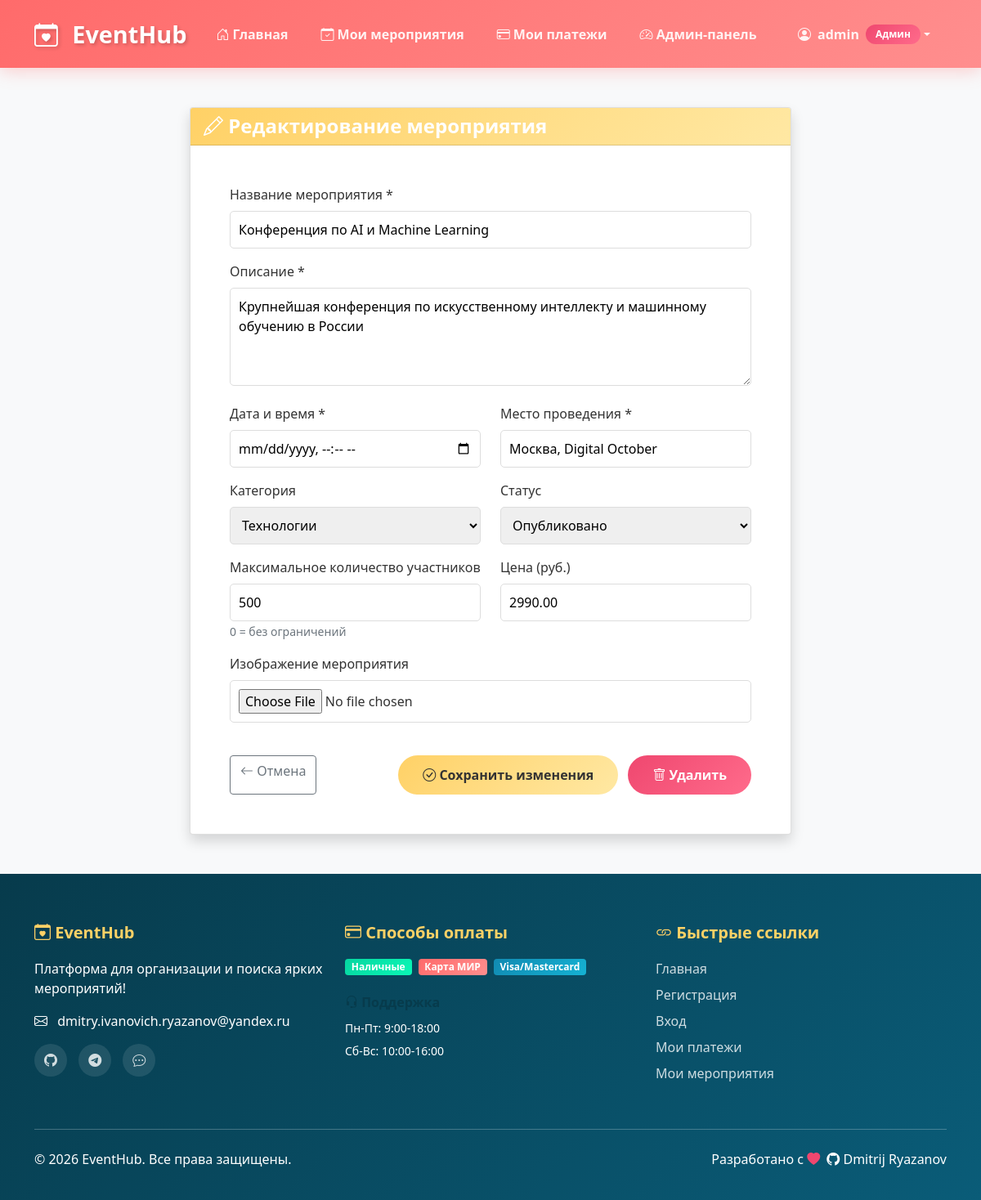
/events/1/edit/ (signed in), run on the app's committed database.
### users/models.py (models this page shows)
class User(AbstractUser):
    ROLE_CHOICES = [
        ('user', 'Обычный пользователь'),
        ('organizer', 'Организатор'),
        ('admin', 'Администратор'),
    ]
    role = models.CharField(
        max_length=20,
        choices=ROLE_CHOICES,
        default='user',
        verbose_name='Роль'
    )
    phone = models.CharField(max_length=20, blank=True, verbose_name='Телефон')
    bio = models.TextField(blank=True, verbose_name='Биография')
    def is_admin(self):
        return self.role == 'admin' or self.is_superuser
    def is_organizer(self):
        return self.role == 'organizer'
    class Meta:
        verbose_name = 'Пользователь'
        verbose_name_plural = 'Пользователи'

### events/models.py (models this page shows, shortened)
class Event(models.Model):
    STATUS_CHOICES = [
        ('draft', 'Черновик'),
        ('published', 'Опубликовано'),
        ('cancelled', 'Отменено'),
    ]
    title = models.CharField(max_length=200, verbose_name='Название')
    description = models.TextField(verbose_name='Описание')
    date = models.DateTimeField(verbose_name='Дата и время')
    location = models.CharField(max_length=200, verbose_name='Место')
    category = models.ForeignKey(Category, on_delete=models.SET_NULL, null=True, verbose_name='Категория')
    image = models.ImageField(upload_to='events/', blank=True, null=True, verbose_name='Изображение')
    max_participants = models.IntegerField(default=0, verbose_name='Макс. участников')
    price = models.DecimalField(max_digits=10, decimal_places=2, default=0, verbose_name='Цена')
    creator = models.ForeignKey(settings.AUTH_USER_MODEL, on_delete=models.CASCADE, verbose_name='Создатель')
    status = models.CharField(max_length=20, choices=STATUS_CHOICES, default='draft', verbose_name='Статус')
    created_at = models.DateTimeField(auto_now_add=True, verbose_name='Создано')
    updated_at = models.DateTimeField(auto_now=True, verbose_name='Обновлено')
    class Meta:
        verbose_name = 'Мероприятие'
        verbose_name_plural = 'Мероприятия'
        ordering = ['-date']

### events/views.py (the view)
# urls.py: path('events/<int:event_id>/edit/', edit_event_view, name='edit_event'),
@login_required
def edit_event_view(request, event_id):
    event = get_object_or_404(Event, id=event_id)
    if event.creator != request.user and not request.user.is_admin():
        messages.error(request, 'Вы не можете редактировать это мероприятие.')
        return redirect('event_detail', event_id=event_id)
    if request.method == 'POST':
        form = EventForm(request.POST, request.FILES, instance=event)
        if form.is_valid():
            form.save()
            messages.success(request, 'Мероприятие обновлено!')
            return redirect('event_detail', event_id=event.id)
    else:
        form = EventForm(instance=event)
    return render(request, 'events/edit.html', {'form': form, 'event': event})

### templates/events/edit.html (shortened to what this page needs)
{% extends 'base.html' %}
{% block content %}
<div class="container py-5">
    <div class="row justify-content-center">
        <div class="col-md-8">
            <div class="card shadow">
                <div class="card-header bg-warning">
                    <h4 class="mb-0 text-white">
                        <i class="bi bi-pencil"></i> Редактирование мероприятия
                    </h4>
                </div>
                <div class="card-body p-5">
                    <form method="post" enctype="multipart/form-data">
                        <div class="row">
                            <div class="col-md-12 mb-3">
                                <label for="{{ form.title.id_for_label }}" class="form-label">
                                    Название мероприятия *
                                </label>
                                {{ form.title }}
                            </div>
                            <div class="col-md-12 mb-3">
                                <label for="{{ form.description.id_for_label }}" class="form-label">
                                    Описание *
                                </label>
                                {{ form.description }}
                            </div>
                            <div class="col-md-6 mb-3">
                                <label for="{{ form.date.id_for_label }}" class="form-label">
                                    Дата и время *
                                </label>
                                {{ form.date }}
                            </div>
                            <div class="col-md-6 mb-3">
                                <label for="{{ form.location.id_for_label }}" class="form-label">
                                    Место проведения *
                                </label>
                                {{ form.location }}
                            </div>
                            <div class="col-md-6 mb-3">
                                <label for="{{ form.category.id_for_label }}" class="form-label">
                                    Категория
                                </label>
                                {{ form.category }}
                            </div>
                            <div class="col-md-6 mb-3">
                                <label for="{{ form.status.id_for_label }}" class="form-label">
                                    Статус
                                </label>
                                {{ form.status }}
                            </div>
                            <div class="col-md-6 mb-3">
                                <label for="{{ form.max_participants.id_for_label }}" class="form-label">
                                    Максимальное количество участников
                                </label>
                                {{ form.max_participants }}
                                <small class="text-muted">0 = без ограничений</small>
                            </div>
                            <div class="col-md-6 mb-3">
                                <label for="{{ form.price.id_for_label }}" class="form-label">
                                    Цена (руб.)
                                </label>
                                {{ form.price }}
                            </div>
                            <div class="col-md-12 mb-3">
                                <label for="{{ form.image.id_for_label }}" class="form-label">
                                    Изображение мероприятия
                                </label>
                                <br>
                                {{ form.image }}
                            </div>
                        </div>
                        <div class="d-flex justify-content-between mt-4">
                            <a href="{% url 'event_detail' event.id %}" class="btn btn-outline-secondary">
                                <i class="bi bi-arrow-left"></i> Отмена
                            </a>
                            <div>
                                <button type="submit" class="btn btn-warning me-2">
                                    <i class="bi bi-check-circle"></i> Сохранить изменения
                                </button>
                                {% if user.is_admin %}
                                <a href="#" class="btn btn-danger">
                                    <i class="bi bi-trash"></i> Удалить
                                </a>
                                {% endif %}
                            </div>
                        </div>
                    </form>
                </div>
            </div>
        </div>
    </div>
</div>
{% endblock %}

### templates/base.html (shortened to what this page needs)
<!DOCTYPE html>
<html lang="ru">
<head>
    <link href="https://cdn.jsdelivr.net/npm/bootstrap@5.1.3/dist/css/bootstrap.min.css" rel="stylesheet">
    <link rel="stylesheet" href="https://cdn.jsdelivr.net/npm/bootstrap-icons@1.8.1/font/bootstrap-icons.css">
</head>
<body>
    <nav class="navbar navbar-expand-lg navbar-dark">
        <div class="container">
            <a class="navbar-brand" href="{% url 'home' %}">
                <i class="bi bi-calendar-heart"></i> EventHub
            </a>
            <div class="collapse navbar-collapse" id="navbarNav">
                <ul class="navbar-nav me-auto">
                    <li class="nav-item">
                        <a class="nav-link {% if request.path == '/' %}active{% endif %}" href="{% url 'home' %}">
                            <i class="bi bi-house-door"></i> Главная
                        </a>
                    </li>
                    <li class="nav-item">
                        <a class="nav-link {% if 'my-events' in request.path %}active{% endif %}" href="{% url 'my_events' %}">
                            <i class="bi bi-calendar-check"></i> Мои мероприятия
                        </a>
                    </li>
                    {% if user.is_authenticated %}
                    <li class="nav-item">
                        <a class="nav-link {% if 'my-payments' in request.path %}active{% endif %}" href="{% url 'my_payments' %}">
                            <i class="bi bi-credit-card"></i> Мои платежи
                        </a>
                    </li>
                    {% endif %}
                    {% if user.is_authenticated and user.is_admin %}
                    <li class="nav-item">
                        <a class="nav-link {% if 'admin' in request.path %}active{% endif %}" href="{% url 'admin_panel' %}">
                            <i class="bi bi-speedometer2"></i> Админ-панель
                        </a>
                    </li>
                    {% endif %}
                </ul>
                <ul class="navbar-nav">
                    {% if user.is_authenticated %}
                    <li class="nav-item dropdown">
                        <a class="nav-link dropdown-toggle d-flex align-items-center" href="#" id="navbarDropdown" role="button" data-bs-toggle="dropdown">
                            <i class="bi bi-person-circle me-2"></i>
                            {{ user.username }}
                            {% if user.is_admin %}
                            <span class="admin-badge ms-2">Админ</span>
                            {% elif user.is_organizer %}
                            <span class="organizer-badge ms-2">Организатор</span>
                            {% else %}
                            <span class="user-badge ms-2">Участник</span>
                            {% endif %}
                        </a>
                    </li>
                    {% endif %}
                </ul>
            </div>
        </div>
    </nav>
    <main class="fade-in">
        {% block content %}{% endblock %}
    </main>
    <footer class="footer">
        <div class="container">
            <div class="row">
                <div class="col-lg-4 mb-4">
                    <h5><i class="bi bi-calendar-heart"></i> EventHub</h5>
                    <p class="mb-3">Платформа для организации и поиска ярких мероприятий!</p>
                    <p><i class="bi bi-envelope me-2"></i> dmitry.ivanovich.ryazanov@yandex.ru</p>
                    <div class="social-links mt-3">
                        <a href="https://github.com/Diryazan" target="_blank" title="GitHub">
                            <i class="bi bi-github"></i>
                        </a>
                        <a href="https://t.me/Diryazan" target="_blank" title="Telegram">
                            <i class="bi bi-telegram"></i>
                        </a>
                        <a href="#" title="VK">
                            <i class="bi bi-chat-dots"></i>
                        </a>
                    </div>
                </div>
                <div class="col-lg-4 mb-4">
                    <h5><i class="bi bi-credit-card"></i> Способы оплаты</h5>
                    <div class="d-flex flex-wrap gap-2 mt-3">
                        <span class="badge bg-success">Наличные</span>
                        <span class="badge bg-primary">Карта МИР</span>
                        <span class="badge bg-info">Visa/Mastercard</span>
                    </div>
                    <div class="mt-4">
                        <h6><i class="bi bi-headset"></i> Поддержка</h6>
                        <p class="mb-1"><small>Пн-Пт: 9:00-18:00</small></p>
                        <p class="mb-0"><small>Сб-Вс: 10:00-16:00</small></p>
                    </div>
                </div>
                <div class="col-lg-4 mb-4">
                    <h5><i class="bi bi-link"></i> Быстрые ссылки</h5>
                    <a href="{% url 'home' %}">Главная</a><br>
                    <a href="{% url 'register' %}">Регистрация</a><br>
                    <a href="{% url 'login' %}">Вход</a><br>
                    {% if user.is_authenticated %}
                    <a href="{% url 'my_payments' %}">Мои платежи</a><br>
                    <a href="{% url 'my_events' %}">Мои мероприятия</a>
                    {% endif %}
                </div>
            </div>
            <hr class="bg-light my-4">
            <div class="row">
                <div class="col-md-6">
                    <p class="mb-0">&copy; 2026 EventHub. Все права защищены.</p>
                </div>
                <div class="col-md-6 text-end">
                    <p class="mb-0">
                        Разработано с <i class="bi bi-heart-fill text-danger"></i>
                        <a href="https://github.com/Diryazan" target="_blank" class="text-white ms-1">
                            <i class="bi bi-github"></i> Dmitrij Ryazanov
                        </a>
                    </p>
                </div>
            </div>
        </div>
    </footer>
</body>
</html>

### data on the page
User: username "admin"
Event: title "Конференция по AI и Machine Learning", description "Крупнейшая конференция по искусственному интеллекту и машинному обучению в России", location "Москва, Digital October", category "Технологии", status "Опубликовано", max_participants "500", price "2990.00"
